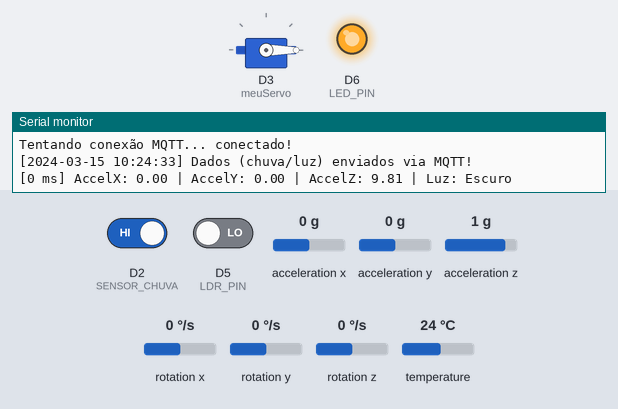
Simulated run of this sketch. Board: ESP8266 (NodeMCU). Shown: servo, output pins drawn as LEDs (lit = HIGH), the last lines printed to the serial monitor. Inputs (shaded band) come from the test bench; at power-on: D2 (SENSOR_CHUVA) HIGH, D5 (LDR_PIN) LOW, acceleration x 0 g, acceleration y 0 g, acceleration z 1 g, rotation x 0 °/s, rotation y 0 °/s, rotation z 0 °/s, temperature 24 °C. WiFi joins after 1.5 s; servers stay silent unless stated; the local clock reads 2024-03-15 10:24:30 at power-on unless the sketch sets it; random numbers use the default seed unless the sketch sets one; no MQTT or app messages arrive unless stated; pins used as bus, display or sensor lines are not drawn.

Above: at 4.4 s.
4.5 s: D2 (SENSOR_CHUVA) driven LOW
At 5.3 s:
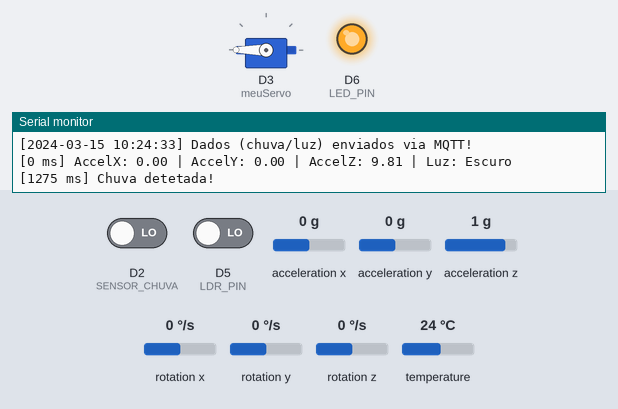
7.5 s: D5 (LDR_PIN) driven HIGH
At 9.3 s:
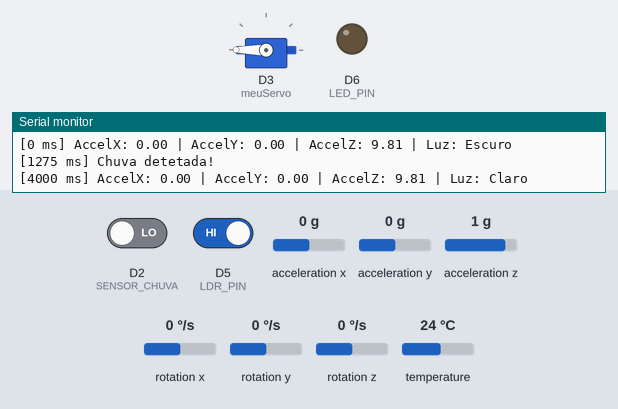
10.5 s: D5 (LDR_PIN) driven LOW
At 11.3 s:
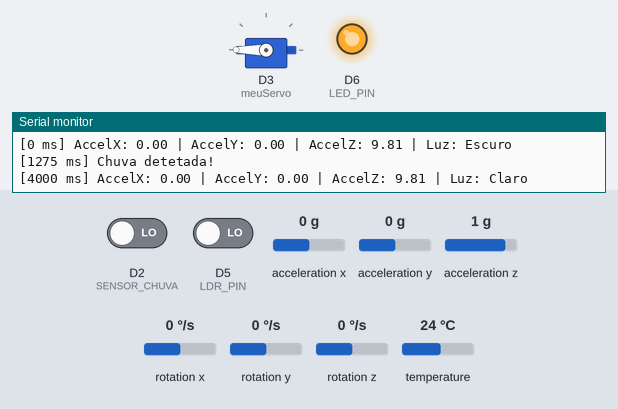
13.5 s: D2 (SENSOR_CHUVA) driven HIGH
Timing chart, 0 to 16.0 s (numbered marks = the images above; inputs shaded):
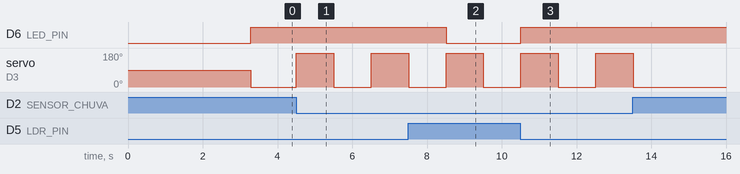

The sketch:

Codigo_Final_2.ino
```cpp
#include <Adafruit_MPU6050.h>        // Biblioteca para o sensor MPU6050
#include <Adafruit_Sensor.h>         // Biblioteca base para sensores Adafruit
#include <Wire.h>                    // Biblioteca para comunicação I2C
#include <Servo.h>                   // Biblioteca para controle do servo
#include <ESP8266WiFi.h>             // Biblioteca para conexão WiFi no ESP8266
#include <PubSubClient.h>            // Biblioteca para conexão MQTT
#include <time.h>                    // Biblioteca para sincronização e manipulação de data/hora via NTP

// Definições dos pinos utilizados
#define SENSOR_CHUVA D2              // Pino digital conectado ao sensor de chuva
#define VCC_CHUVA D7                 // Pino para fornecer alimentação ao sensor de chuva
#define LDR_PIN 14                   // Pino analógico para o sensor de luz (LDR)
#define LED_PIN 12                   // Pino digital para controlar o LED

// Configuração de rede e MQTT
#define WIFI_SSID "LAP3"             // Nome da rede WiFi
#define WIFI_PASS "LAP3LAP3"         // Senha da rede WiFi
const char* mqtt_server = "192.168.0.103";  // IP do broker MQTT

// Instanciação dos objetos para o sensor MPU6050, servo e MQTT
Adafruit_MPU6050 mpu;
Servo meuServo;
WiFiClient espClient;
PubSubClient mqttClient(espClient);

// DETECÇÃO DE COLISÃO
const float JERK_THRESHOLD = 100.0; // Limiar para variação de aceleração (jerk)
const float GYRO_THRESHOLD = 100.0; // Limiar para detecção de impacto via giroscópio
const int HIT_CONFIRMATION = 3;     // Número de leituras consecutivas para confirmar a colisão
int consecutiveHits = 0;

// Variáveis auxiliares para o cálculo do jerk
unsigned long lastTimeForCollision = 0;  // Para medir o intervalo entre leituras
float lastAccelX = 0, lastAccelY = 0, lastAccelZ = 0;

// Offsets de calibração do MPU6050
float accelOffsetX = 0, accelOffsetY = 0, accelOffsetZ = 0;

// Intervalos para operações (em milissegundos)
const unsigned long printInterval = 4000;  // Intervalo para leitura/impressão dos sensores
const unsigned long sendInterval  = 15000; // Intervalo para envio dos dados via MQTT

unsigned long startTime = 0;          // Tempo inicial para timestamp relativo
unsigned long nextPrintTime = 0;      // Próximo instante para impressão dos dados
unsigned long nextSendTime = 0;       // Próximo instante para envio dos dados via MQTT

// Variável para armazenar o valor atual da aceleração no eixo X (caso precise)
float currentAccelX = 0.0;

// Flag para evitar impressões repetidas do sensor de chuva
bool rainPrinted = false;

// Função para sincronização via NTP
void setupTime() {
  configTime(0, 0, "pool.ntp.org", "time.nist.gov");
  struct tm timeinfo;
  while (!getLocalTime(&timeinfo)) {
    Serial.println("A aguardar a sincronização do NTP...");
    delay(1000);
  }
  Serial.println("NTP sincronizado!");
}

// Calibração do MPU6050: coleta amostras para calcular os offsets
void calibrateSensor() {
  Serial.println("A calibrar o MPU6050...");
  float sumX = 0, sumY = 0, sumZ = 0;
  const int samples = 100;
  for (int i = 0; i < samples; i++) {
    sensors_event_t a, g, temp;
    mpu.getEvent(&a, &g, &temp);
    sumX += a.acceleration.x;
    sumY += a.acceleration.y;
    sumZ += a.acceleration.z;
    delay(10);
  }
  accelOffsetX = sumX / samples;
  accelOffsetY = sumY / samples;
  accelOffsetZ = (sumZ / samples) - 9.81;
  Serial.println("Calibração concluída!");
}

// Função para reconectar ao broker MQTT
void reconnectMQTT() {
  while (!mqttClient.connected()) {
    Serial.print("Tentando conexão MQTT...");
    String clientId = "ESP8266Client-";
    clientId += String(random(0xffff), HEX);
    if (mqttClient.connect(clientId.c_str())) {
      Serial.println(" conectado!");
      // Se desejar, inscreva-se em tópicos para receber comandos
      // mqttClient.subscribe("nexcar/comando");
    } else {
      Serial.print(" falhou, rc=");
      Serial.print(mqttClient.state());
      Serial.println(" tentando novamente em 5 segundos");
      delay(5000);
    }
  }
}

void setup() {
  Serial.begin(115200);

  // Inicializa a comunicação I2C e o MPU6050
  Wire.begin(D4, D1);
  Serial.println("A iniciar MPU6050...");
  if (!mpu.begin()) {
    Serial.println("Erro ao encontrar MPU6050!");
    while (1) delay(10);
  }
  mpu.setAccelerometerRange(MPU6050_RANGE_8_G);
  mpu.setGyroRange(MPU6050_RANGE_500_DEG);
  mpu.setFilterBandwidth(MPU6050_BAND_5_HZ);
  calibrateSensor();

  // Configura os pinos dos sensores e atuadores
  pinMode(SENSOR_CHUVA, INPUT);
  pinMode(VCC_CHUVA, OUTPUT);
  digitalWrite(VCC_CHUVA, HIGH);
  meuServo.attach(D3);  // Conecta o servo ao pino D3
  pinMode(LDR_PIN, INPUT);
  pinMode(LED_PIN, OUTPUT);

  // Conecta-se à rede WiFi
  WiFi.begin(WIFI_SSID, WIFI_PASS);
  Serial.print("A estabelecer ligação WiFi...");
  while (WiFi.status() != WL_CONNECTED) {
    delay(1000);
    Serial.print(".");
  }
  Serial.println("\nWiFi conectado!");
  Serial.print("Endereço IP: ");
  Serial.println(WiFi.localIP());

  // Sincroniza o horário via NTP
  setupTime();

  Serial.println("Sistema iniciado...");

  // Inicializa os timestamps
  startTime = millis();
  nextPrintTime = startTime;
  nextSendTime = startTime;
  lastTimeForCollision = millis();

  // Configura o cliente MQTT e define o broker
  mqttClient.setServer(mqtt_server, 1883);
}

void loop() {
  // Garante que o MQTT esteja conectado
  if (!mqttClient.connected()) {
    reconnectMQTT();
  }
  mqttClient.loop();

  verificarColisao();
  verificarLuz();
  verificarChuva();

  // Envio de dados via MQTT a cada 15 segundos
  if (millis() >= nextSendTime) {
    enviarMQTT();
    nextSendTime += sendInterval;
  }

  // Impressão dos dados dos sensores (exceto chuva) a cada 4 segundos
  if (millis() >= nextPrintTime) {
    unsigned long timestamp = nextPrintTime - startTime;
    nextPrintTime += printInterval;

    sensors_event_t a, g, temp;
    mpu.getEvent(&a, &g, &temp);
    float accelX = a.acceleration.x - accelOffsetX;
    float accelY = a.acceleration.y - accelOffsetY;
    float accelZ = a.acceleration.z - accelOffsetZ;
    currentAccelX = accelX;

    int luz = digitalRead(LDR_PIN);

    Serial.print("["); Serial.print(timestamp); Serial.print(" ms] ");
    Serial.print("AccelX: "); Serial.print(accelX);
    Serial.print(" | AccelY: "); Serial.print(accelY);
    Serial.print(" | AccelZ: "); Serial.print(accelZ);
    Serial.print(" | Luz: "); Serial.println(luz ? "Claro" : "Escuro");
  }

  // Impressão imediata do sensor de chuva quando detecta chuva
  if (digitalRead(SENSOR_CHUVA) == LOW && !rainPrinted) {
    unsigned long rainTimestamp = millis() - startTime;
    Serial.print("["); Serial.print(rainTimestamp); Serial.print(" ms] ");
    Serial.println("Chuva detetada!");
    rainPrinted = true;
  }
  // Limpa a flag quando não há chuva
  if (digitalRead(SENSOR_CHUVA) == HIGH) {
    rainPrinted = false;
  }
}

// Função para enviar dados via MQTT
// Publica o valor do LDR, do sensor de chuva e, se desejar, a aceleração X
void enviarMQTT() {
  // Publicar sensor de chuva (1 = chuva, 0 = sem chuva)
  int waterDetected = (digitalRead(SENSOR_CHUVA) == LOW) ? 1 : 0;
  mqttClient.publish("nexcar/sensor/chuva", String(waterDetected).c_str());

  // Publicar LDR (1 = claro, 0 = escuro)
  int luz = digitalRead(LDR_PIN);
  mqttClient.publish("nexcar/sensor/luz", String(luz).c_str());

  // (Opcional) publicar aceleração X no mesmo tópico de colisão?
  // Se quiser mandar a aceleração no lugar do "1" ou "0", pode fazer:
  // mqttClient.publish("nexcar/sensor/colisao", String(currentAccelX, 2).c_str());

  // Log no Serial
  struct tm timeinfo;
  if (getLocalTime(&timeinfo)) {
    char timeString[64];
    strftime(timeString, sizeof(timeString), "%Y-%m-%d %H:%M:%S", &timeinfo);
    Serial.print("["); Serial.print(timeString); Serial.print("] ");
    Serial.println("Dados (chuva/luz) enviados via MQTT!");
  } else {
    Serial.println("Dados (chuva/luz) enviados via MQTT! (Falha ao obter hora)");
  }
}

// Função para verificar colisões utilizando os dados do MPU6050
void verificarColisao() {
  sensors_event_t a, g, temp;
  mpu.getEvent(&a, &g, &temp);

  unsigned long currentTime = millis();
  float deltaTime = (currentTime - lastTimeForCollision) / 1000.0;
  lastTimeForCollision = currentTime;

  float correctedX = a.acceleration.x - accelOffsetX;
  float correctedY = a.acceleration.y - accelOffsetY;
  float correctedZ = a.acceleration.z - accelOffsetZ;
  currentAccelX = correctedX;

  float jerkX = abs((correctedX - lastAccelX) / deltaTime);
  float jerkY = abs((correctedY - lastAccelY) / deltaTime);
  float jerkZ = abs((correctedZ - lastAccelZ) / deltaTime);

  lastAccelX = correctedX;
  lastAccelY = correctedY;
  lastAccelZ = correctedZ;

  bool gyroImpact = (abs(g.gyro.x) > GYRO_THRESHOLD ||
                     abs(g.gyro.y) > GYRO_THRESHOLD ||
                     abs(g.gyro.z) > GYRO_THRESHOLD);

  if (jerkX > JERK_THRESHOLD || jerkY > JERK_THRESHOLD || jerkZ > JERK_THRESHOLD || gyroImpact) {
    consecutiveHits++;
  } else {
    consecutiveHits = 0;
  }

  // Se o número de leituras consecutivas for atingido, publicamos "1" no tópico de colisão
  if (consecutiveHits >= HIT_CONFIRMATION) {
    unsigned long collisionTime = millis() - startTime;
    Serial.print("["); Serial.print(collisionTime); Serial.println(" ms] COLISÃO DETECTADA! 🚨");

    // Publica o evento de colisão via MQTT (somente "1")
    mqttClient.publish("nexcar/sensor/colisao", "1");

    consecutiveHits = 0;
  }
}

// Função para verificar o sensor de chuva e acionar as escovas (servo)
void verificarChuva() {
  if (digitalRead(SENSOR_CHUVA) == LOW) {
    ativarEscovas();
  } else {
    meuServo.write(0);  // Garante que o servo pare se não houver chuva
  }
}

// Função para acionar as escovas (servo) em caso de chuva
void ativarEscovas() {
  meuServo.write(180);
  delay(1000);
  meuServo.write(0);
  delay(1000);
}

// Função para verificar o sensor de luz e controlar o LED
void verificarLuz() {
  int luz = digitalRead(LDR_PIN);
  digitalWrite(LED_PIN, luz ? LOW : HIGH);
}
```

Measured:
- after the input at 4.5 s, servo on D3 (meuServo): 0° → 180° at once, → 0° 1.0 s later, → 180° 1.0 s later
- after the input at 7.5 s, D6 (LED_PIN): HIGH → LOW after 1.0 s
- after the input at 10.5 s, D6 (LED_PIN): LOW → HIGH at once
